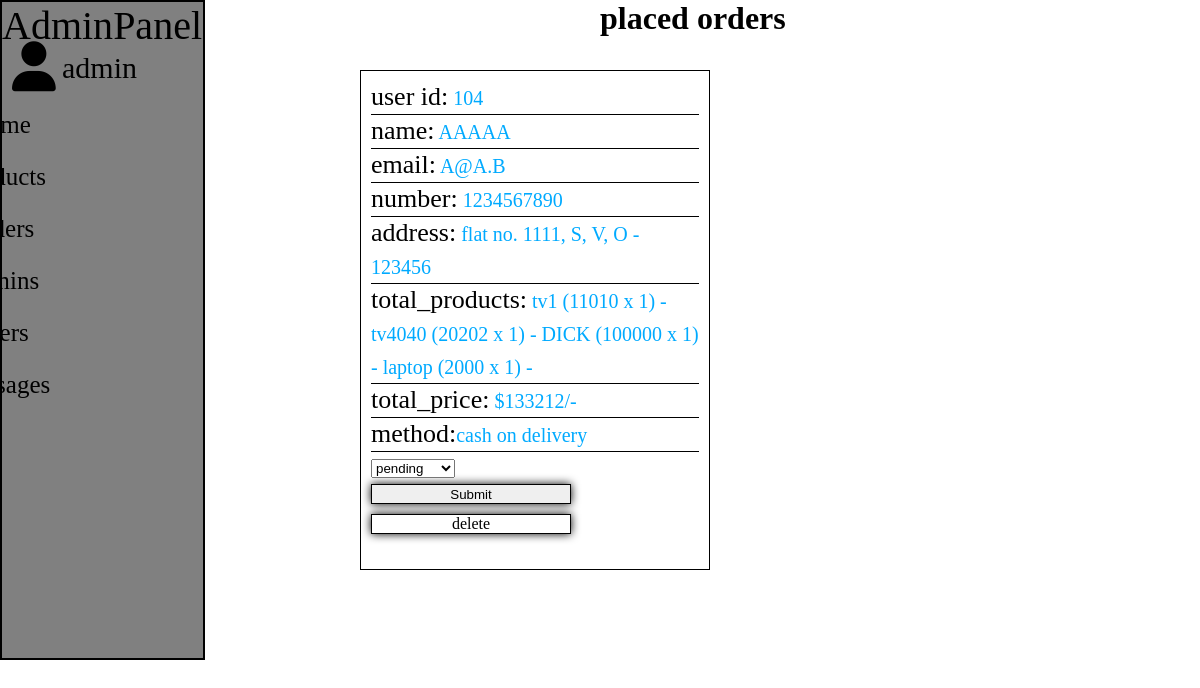
Page /placed_orders.php (signed in) on the committed database.
### tables this page shows
CREATE TABLE `orders` (
  `id` int(100) NOT NULL,
  `user_id` int(100) NOT NULL,
  `name` varchar(20) NOT NULL,
  `number` varchar(10) NOT NULL,
  `email` varchar(50) NOT NULL,
  `method` varchar(50) NOT NULL,
  `address` varchar(500) NOT NULL,
  `total_products` varchar(1000) NOT NULL,
  `total_price` int(100) NOT NULL,
  `payment_status` varchar(20) NOT NULL DEFAULT 'pending'
);

### placed_orders.php (the view, shortened to what this page needs)
<?php
include 'connect.php';
?>
<!DOCTYPE html>
<html lang="en">
<head>
</head>
<body>
<?php
include 'admin_header.php'
?>
<h1 class="heading">placed orders</h1>
<section class="placed-orders">
<div class="box-container">
<?php
$select_orders = $conn->prepare("SELECT * FROM `orders` ");
$select_orders->execute();
if($select_orders->rowCount() > 0){
while($fetch_orders = $select_orders->fetch(PDO::FETCH_ASSOC)){
?>
<div class="box">
<p>user id:<span>  <?= $fetch_orders['user_id']; ?></span></p>
<p>name:<span>  <?= $fetch_orders['name']; ?></span></p>
<p>email:<span>  <?= $fetch_orders['email']; ?></span></p>
<p>number:<span>  <?= $fetch_orders['number']; ?></span></p>
<p>address:<span>  <?= $fetch_orders['address']; ?></span></p>
<p>total_products:<span>  <?= $fetch_orders['total_products']; ?></span></p>
<p>total_price:<span>  $<?= $fetch_orders['total_price']; ?>/-</span></p>
<p>method:<span><?= $fetch_orders['method']; ?></span></p>
<form action="" method="POST">
<select name="payment_status" class="drop-down">
<option value="" selected disabled><?= $fetch_orders['payment_status']; ?></option>
</select>
<div class="flex-btn">
<input type="submit" valur="update" class="btn" name="update_payment">
<a href="placed_orders.php?delete=<?=$fetch_orders['id']; ?>" onclick="return confirm('delete this order?');" class="delete">delete</a>
</div>
</form>
</div>
<?php
}
}else{
echo '<p class="empty">no orders placed</p>';
}
?>
</div>
</section>
</body>
</html>

### admin_header.php (shortened to what this page needs)
<header>
  <section class="flex">
  <a href="dashboard.php" class="logo">Admin<span>Panel</span></a>
<nav class="navbar">
<a href="dashboard.php">home</a>
<a href="products.php">products</a>
<a href="placed_orders.php">orders</a>
<a href="admin_accounts.php">admins</a>
<a href="users_accounts.php">users</a>
<a href="messages.php">messages</a>
</nav>
<div class="icons">
<div id="user-btn" class="fas fa-user"></div>
</div>
<div class="name">
          <?php
$select_profile = $conn->prepare("SELECT * FROM `admins` WHERE id = ?");
$select_profile->execute([$admin_id]);
$fetch_profile = $select_profile->fetch(PDO::FETCH_ASSOC);
?>
<p><?= $fetch_profile['name']; ?></p>
      </div>
  </section>
</header>

### placed_orders.php (style rules this page uses)
* { padding:0; margin:0; box-sizing:border-box; }
html { overflow-x:hidden; }
.placed-orders { display:flex; align-items:center; justify-content:center; position:absolute; top:70px; left:30vw; }
body h1 { display:flex; align-items:center; justify-content:center; position:absolute; top:0; left:50%; }
.box-container { display:flex; align-items:center; justify-content:center; flex-wrap:wrap; }
.box { height:500px; width:350px; padding:10px; border:1px solid black; line-height:2em; }
.box p { border-bottom:1px solid black; font-size:26px; }
.box span { text-align:center; justify-content:space-between; flex-wrap:wrap; font-size:20px; color:#00aaff; }
.flex-btn input { cursor:pointer; display:flex; align-items:center; justify-content:center; text-decoration:none; color:black; border:1px solid black; width:200px; height:20px; transition:0.5s; box-shadow:0 0px 10px 0 black; }
.delete { position:relative; top:10px; display:flex; align-items:center; justify-content:center; text-decoration:none; color:black; border:1px solid black; width:200px; height:20px; transition:0.5s; box-shadow:0 0px 10px 0 black; }

### admin_header.php (style rules this page uses)
* { margin:0; padding:0; box-sizing:border-box; }
:root { --index: calc(1vw + 1vh); }
header { width:205px; height:660px; background:grey; border:2px solid black; }
.logo { text-decoration:none; color:black; background:grey; font-size:40px; }
.flex .navbar a { position:relative; top:50px; width:0px; text-decoration:none; color:black; font-size:25px; display:flex; line-height:2em; align-items:center; justify-content:center; border:1px solid grey; transition:0.5s; }
.name { color:black; text-decoration:none; position:relative; left:60px; top:-360px; display:flex; font-size:30px; }
#user-btn { font-size:50px; position:relative; left:10px; transition:0.5s; top:-320px; }

### rows in the picture
orders: user "104", name "AAAAA", email "A@A.B", number "1234567890", address "flat no. 1111, S, V, O - 123456", total_products "tv1 (11010 x 1) - tv4040 (20202 x 1) - DICK (100000 x 1) - laptop (2000 x 1) -", total_price "133212", method "cash on delivery", payment_status "pending"

### other values in the picture
$fetch_profile['name'] "admin"
